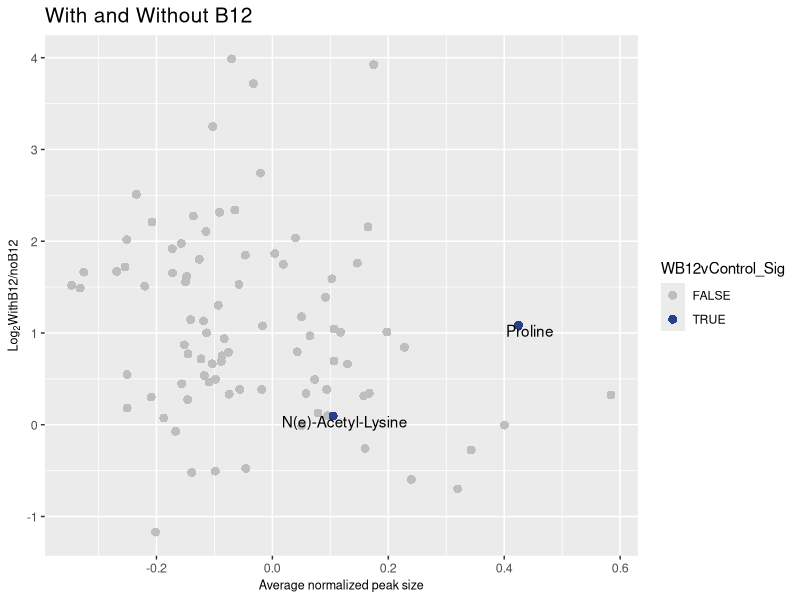
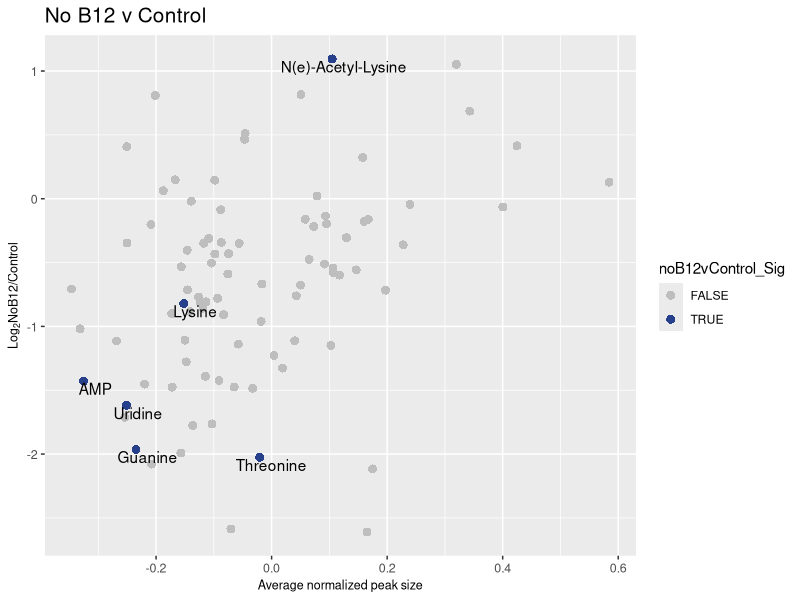
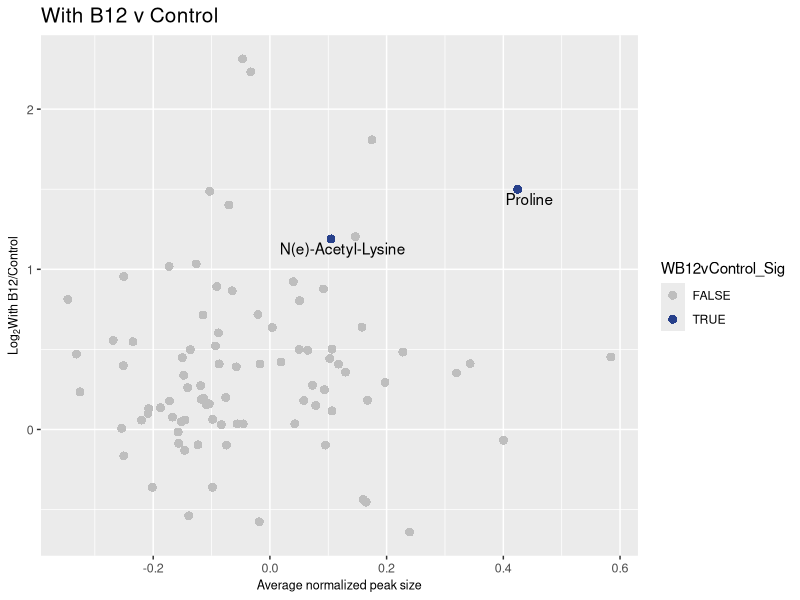

Here is the R script that generated these plots, in order:
library(tidyverse)
options(scipen = 999)

# Setup -------------------------------------------------------------------

# Set treatment filters
myTreatments <- c("IL2WBT|IL2noBT|IL2Control")
myTreatmentsSplit <- unlist(strsplit(myTreatments, split = '|', fixed = TRUE))

# Import required files
BMISd.long <- read.csv("data_processed/IsoLagran2_5_notnormd.csv", stringsAsFactors = FALSE) %>%
  select(Mass.Feature:Adjusted.Area) 
  
BMISd.wide <- read.csv("data_processed/IsoLagran2_5_normd.csv", stringsAsFactors = FALSE, check.names = FALSE)
colnames(BMISd.wide)[1] <- "Replicate.Name"
BMISd.wide.notnormd <- BMISd.long %>%
  pivot_wider(names_from = Replicate.Name, 
              values_from = Adjusted.Area)

# Change all sets to long format
BMISd.long.normd <- BMISd.wide %>%
  pivot_longer(-Replicate.Name,
    names_to = "Mass.Feature",
    values_to = "Area.BMISd.Normd") %>%
  select(Mass.Feature, Replicate.Name, Area.BMISd.Normd)

BMISd.wide.normd <- BMISd.long.normd %>%
  spread(key = "Replicate.Name", value = "Area.BMISd.Normd")

# Combine all data and rearrange
full.BMISd <- BMISd.long.normd %>%
  left_join(BMISd.long) %>%
  filter(str_detect(Replicate.Name, myTreatments)) %>%
  separate(Replicate.Name, into = c("one", "two", "SampID", "four"), remove = FALSE) %>% 
  select(Mass.Feature, Replicate.Name, SampID, Area.BMISd.Normd, Adjusted.Area) %>%
  unique() %>%
  arrange(Mass.Feature)
full.BMISd <- full.BMISd[complete.cases(full.BMISd), ]


# Start analysis ----------------------------------------------------------

# Calculate fold changes between treatments
Analysis <- BMISd.wide.notnormd[complete.cases(BMISd.wide.notnormd), ]
mySamps <- colnames(Analysis)

myTreat1 <- mySamps[grepl(myTreatmentsSplit[1], mySamps)] # Treat1 = WBT
myTreat2 <- mySamps[grepl(myTreatmentsSplit[2], mySamps)] # Treat2 = noB12
myTreat3 <- mySamps[grepl(myTreatmentsSplit[3], mySamps)] # Treat3 = Control
myTreatsdf <- Analysis[, c(myTreat1, myTreat2, myTreat3)]

# why is this going down? Should be going up? Check that this is correct.
Analysis <- Analysis %>%
  mutate(WvnoB12_FC = log2(rowMeans(Analysis[, myTreat1]) / rowMeans(Analysis[, myTreat2]))) %>%
  mutate(noB12vCon_FC = log2(rowMeans(Analysis[, myTreat2]) / rowMeans(Analysis[, myTreat3]))) %>%
  mutate(WB12vCon_FC = log2(rowMeans(Analysis[, myTreat1]) / rowMeans(Analysis[, myTreat3]))) %>%
  select(matches('Mass|FC'))
  
  
# Set up data for ANOVA
AnovaB12 <- full.BMISd %>%
  select(-Replicate.Name) %>%
  mutate(SampID = factor(SampID, ordered = TRUE)) %>%
  group_by(Mass.Feature) %>%
  mutate(Count = n()) %>%
  filter(!Count < 9 ) %>% # 3 replicates of each treatment, total of 9. Filter those groups missing replicates.
  arrange(Mass.Feature) %>%
  select(-Count) 
  #
  # ungroup() %>%
  # group_by(Mass.Feature, SampID) %>%
  # mutate(min = min(Adjusted.Area)) %>%
  # mutate(max = max(Adjusted.Area)) %>%
  # mutate(Range = max - min)
  #
glimpse(AnovaB12) #Use for the future
levels(AnovaB12$SampID)

# Find replicate outliers
# Outliers <- AnovaB12 %>%
#   select(Mass.Feature, SampID, Adjusted.Area) %>%
#   filter(Mass.Feature == "Adenine") %>%
#   arrange(Adjusted.Area)
# ggplot(Outliers, aes(x = SampID, y = Adjusted.Area, fill = SampID)) +
#   geom_boxplot()
# 
# myvalues <- sort(Outliers$Adjusted.Area)
# mymedian <- median(myvalues)
# myQ1 <- myvalues[1:2]
# myQ1 <- median(myQ1)
# myQ3 <- myvalues[2:3]
# myQ3 <- median(myQ3)
# myIQR <- range(myQ1, myQ3)

# Graph normalized areas for reference
Normd.Areas <- ggplot(AnovaB12, aes(x = SampID, y = Area.BMISd.Normd, fill = SampID)) +
  geom_boxplot() +
  facet_wrap(~Mass.Feature) +
  theme(axis.text.x = element_blank()) +
  geom_jitter(shape = 15,
              color = "steelblue",
              position = position_jitter(0.21))
#Normd.Areas

# Apply ANOVA to dataframe, summarize and check significance
AnovaList <- lapply(split(AnovaB12, AnovaB12$Mass.Feature), function(i) {
  aov(lm(Area.BMISd.Normd ~ SampID, data = i))
}) 
AnovaListSummary <- lapply(AnovaList, function(i) {
  summary(i)
})


# Apply Tukey to dataframe and check significance
TukeyList <- lapply(AnovaList, function(x) TukeyHSD(x))

# Summarize ANOVA and create dataframe of significance
AnovaDF <- as.data.frame(do.call(rbind, lapply(AnovaListSummary, function(x) {temp <- unlist(x)})))
colnames(AnovaDF)[9] <- "AnovaP"
AnovaDF$AnovaQ <- p.adjust(AnovaDF$AnovaP, method = "fdr")

AnovaDF <- AnovaDF %>%
  rownames_to_column(var = "Mass.Feature") %>%
  mutate(AnovaSig = ifelse(AnovaQ < 0.1, TRUE, FALSE)) %>%
  select(Mass.Feature, AnovaP, AnovaQ, AnovaSig) %>%
  arrange(Mass.Feature)


# Summarize Tukey HSD and create dataframe of significance
TukeyDF <- as.data.frame(do.call(rbind, lapply(TukeyList, function(x) {temp <- unlist(x)}))) %>%
  select(SampID10:12) %>%
  rownames_to_column("Mass.Feature") %>%
  rename(noB12vControl = SampID10,
         WB12vControl = SampID11,
         WB12vnoB12 = SampID12) %>%
  mutate(noB12vControl_Q = p.adjust(noB12vControl, method = "fdr"),
         WB12vControl_Q = p.adjust(WB12vControl, method = "fdr"),
         WB12vnoB12_Q = p.adjust(WB12vnoB12, method = "fdr")) %>%
  mutate(noB12vControl_Sig = ifelse(noB12vControl_Q < 0.1, TRUE, FALSE),
          WB12vControl_Sig = ifelse(WB12vControl_Q < 0.1, TRUE, FALSE),
          WB12vnoB12_Sig = ifelse(WB12vnoB12_Q < 0.1, TRUE, FALSE)) %>%
  arrange(Mass.Feature)



n <- length(TukeyDF$WB12vControl)
p <- TukeyDF$WB12vControl
adjusted.p <- p.adjust(p, "fdr") #same as p.adjust(p, "BH")


## Sort the p-values and keep track of the order
id <- order(p)
tmp <- p[id]
q <- (tmp*n)/(1:n)

new.q <- rev(cummin(rev(q)))

## Put it back in the original order
new.q[order(id)]
# [1] 0.6289974 0.9668636 0.6289974 0.6289974 0.6289974 0.9707149 0.9707149
# [8] 0.8600234 0.9668636 0.6289974 0.9707149 0.9668636 0.9668636 0.9813367
#[15] 0.9668636 0.9668636 0.9668636 0.9707149 0.9668636 0.9668636 0.6289974
#[22] 0.9942353 0.8600234 0.6289974 0.9668636 0.6289974 0.6289974 0.8680704
#[29] 0.9668636 0.9668636 0.9668636 0.9942353 0.9707149 0.9813367 0.9668636
#[36] 0.8600234 0.6289974 0.9668636 0.9668636 0.9747723

## This should match the adjustment
adjusted.p
# [1] 0.6289974 0.9668636 0.6289974 0.6289974 0.6289974 0.9707149 0.9707149
# [8] 0.8600234 0.9668636 0.6289974 0.9707149 0.9668636 0.9668636 0.9813367
#[15] 0.9668636 0.9668636 0.9668636 0.9707149 0.9668636 0.9668636 0.6289974
#[22] 0.9942353 0.8600234 0.6289974 0.9668636 0.6289974 0.6289974 0.8680704
#[29] 0.9668636 0.9668636 0.9668636 0.9942353 0.9707149 0.9813367 0.9668636
#[36] 0.8600234 0.6289974 0.9668636 0.9668636 0.9747723


# Join with original data to plot
toPlot <- full.BMISd %>%
  left_join(AnovaDF) %>%
  group_by(Mass.Feature, SampID) %>%
  mutate(AveSmp = mean(Area.BMISd.Normd, na.rm = TRUE)) %>%
  select(Mass.Feature, SampID, AveSmp, AnovaSig) %>%
  unique() %>%
  left_join(TukeyDF) %>%
  left_join(Analysis) %>%
  arrange(Mass.Feature) %>%
  drop_na() %>%
  group_by(Mass.Feature) %>%
  mutate(TotalAve = mean(AveSmp))

#mutate(WvnoB12_FC = log2(rowMeans(TukeyDF[, myTreat1]) / rowMeans(WBMISd[, myTreat2])))

a <- ggplot(toPlot, aes(x = TotalAve, y = -1*(WvnoB12_FC), fill = WB12vControl_Sig,
                          label = Mass.Feature)) +
  geom_point(size = 3, shape = 21, stroke=0) +  
  scale_fill_manual(values = c("grey", "royalblue4")) +
  scale_alpha_manual(values = c(1, 0.5)) +
  ggtitle("With and Without B12") +
  theme(plot.title = element_text(size = 15),
        legend.position="none",
        axis.title.y=element_text(size=9),
        axis.title.x=element_text(size=9),
        axis.text=element_text(size=9)) +
  labs(x="Average normalized peak size", y=expression(paste(Log[2], "WithB12/noB12", sep = ""))) +
  theme(legend.position="right") +
  geom_text(data = subset(toPlot, WB12vControl_Sig == TRUE), nudge_y = -0.06, nudge_x = 0.02, check_overlap = TRUE)
a

b <- ggplot(toPlot, aes(x = TotalAve, y = -1*(noB12vCon_FC), fill = noB12vControl_Sig,
                        label = Mass.Feature)) +
  geom_point(size = 3, shape = 21, stroke=0) +  
  scale_fill_manual(values = c("grey", "royalblue4")) +
  scale_alpha_manual(values = c(1, 0.5)) +
  ggtitle("No B12 v Control") +
  theme(plot.title = element_text(size = 15),
        legend.position="none",
        axis.title.y=element_text(size=9),
        axis.title.x=element_text(size=9),
        axis.text=element_text(size=9)) +
  labs(x="Average normalized peak size", y=expression(paste(Log[2], "NoB12/Control", sep = ""))) +
  theme(legend.position="right") +
  geom_text(data = subset(toPlot, noB12vControl_Sig == TRUE), nudge_y = -0.06, nudge_x = 0.02, check_overlap = TRUE) 
b

c <- ggplot(toPlot, aes(x = TotalAve, y = -1*(WB12vCon_FC), fill = WB12vControl_Sig,
                        label = Mass.Feature)) +
  geom_point(size = 3, shape = 21, stroke=0) +  
  scale_fill_manual(values = c("grey", "royalblue4")) +
  scale_alpha_manual(values = c(1, 0.5)) +
  ggtitle("With B12 v Control") +
  theme(plot.title = element_text(size = 15),
        legend.position="none",
        axis.title.y=element_text(size=9),
        axis.title.x=element_text(size=9),
        axis.text=element_text(size=9)) +
  labs(x="Average normalized peak size", y=expression(paste(Log[2], "With B12/Control", sep = ""))) +
  theme(legend.position="right") +
  geom_text(data = subset(toPlot, WB12vControl_Sig == TRUE), nudge_y = -0.06, nudge_x = 0.02, check_overlap = TRUE) 
c



